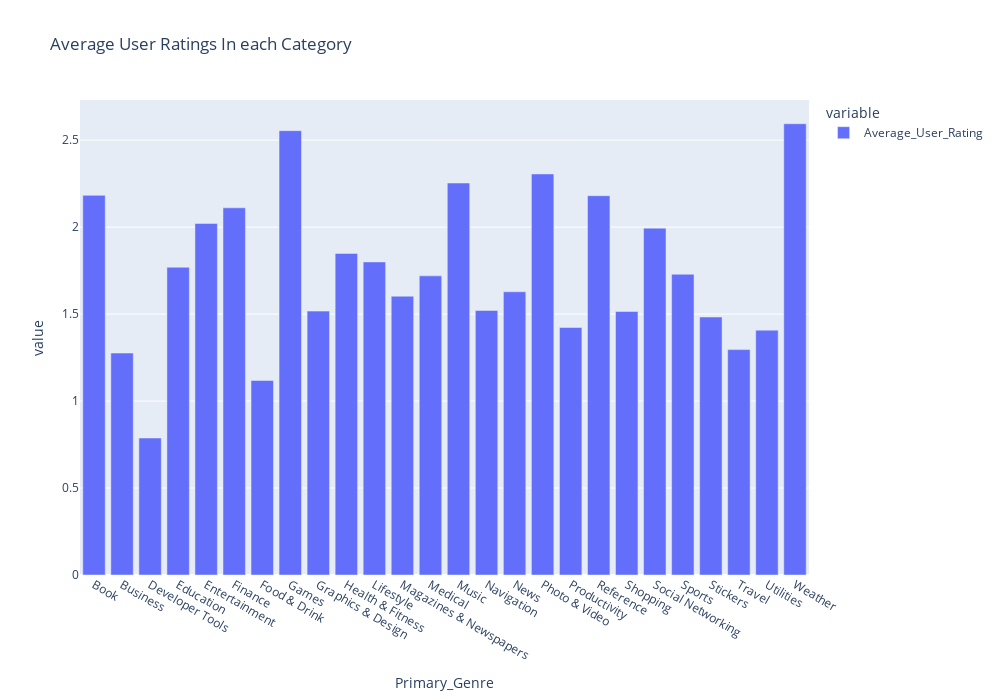

Notebook source saved alongside this figure:
### Markdown cell above
#### Q4: What is the average user rating for apps in each category?

### Code cell
# Calculate the average user rating for each category
avg_ratings = df.groupby('Primary_Genre')['Average_User_Rating'].mean()
# Create a bar chart of the average user rating for each category

fig = px.bar(avg_ratings,title="Average User Ratings In each Category",width=1000,height=700)

fig.show()
# Print the results
print(avg_ratings)

### Figure 1 — Plotly figure (JSON) as saved in the notebook; plotly's stock layout.template omitted (floating-point values rounded to 4 significant figures)
{"data": [{"alignmentgroup": "True", "hovertemplate": "variable=Average_User_Rating<br>Primary_Genre=%{x}<br>value=%{y}<extra></extra>", "legendgroup": "Average_User_Rating", "marker": {"color": "#636efa", "pattern": {"shape": ""}}, "name": "Average_User_Rating", "offsetgroup": "Average_User_Rating", "orientation": "v", "showlegend": true, "textposition": "auto", "type": "bar", "x": ["Book", "Business", "Developer Tools", "Education", "Entertainment", "Finance", "Food & Drink", "Games", "Graphics & Design", "Health & Fitness", "Lifestyle", "Magazines & Newspapers", "Medical", "Music", "Navigation", "News", "Photo & Video", "Productivity", "Reference", "Shopping", "Social Networking", "Sports", "Stickers", "Travel", "Utilities", "Weather"], "xaxis": "x", "y": [2.183, 1.276, 0.7876, 1.769, 2.021, 2.111, 1.118, 2.555, 1.517, 1.849, 1.8, 1.603, 1.72, 2.254, 1.521, 1.628, 2.305, 1.423, 2.181, 1.515, 1.994, 1.729, 1.483, 1.296, 1.408, 2.594], "yaxis": "y"}], "layout": {"barmode": "relative", "height": 700, "legend": {"title": {"text": "variable"}, "tracegroupgap": 0}, "title": {"text": "Average User Ratings In each Category"}, "width": 1000, "xaxis": {"anchor": "y", "domain": [0, 1], "title": {"text": "Primary_Genre"}}, "yaxis": {"anchor": "x", "domain": [0, 1], "title": {"text": "value"}}}}
